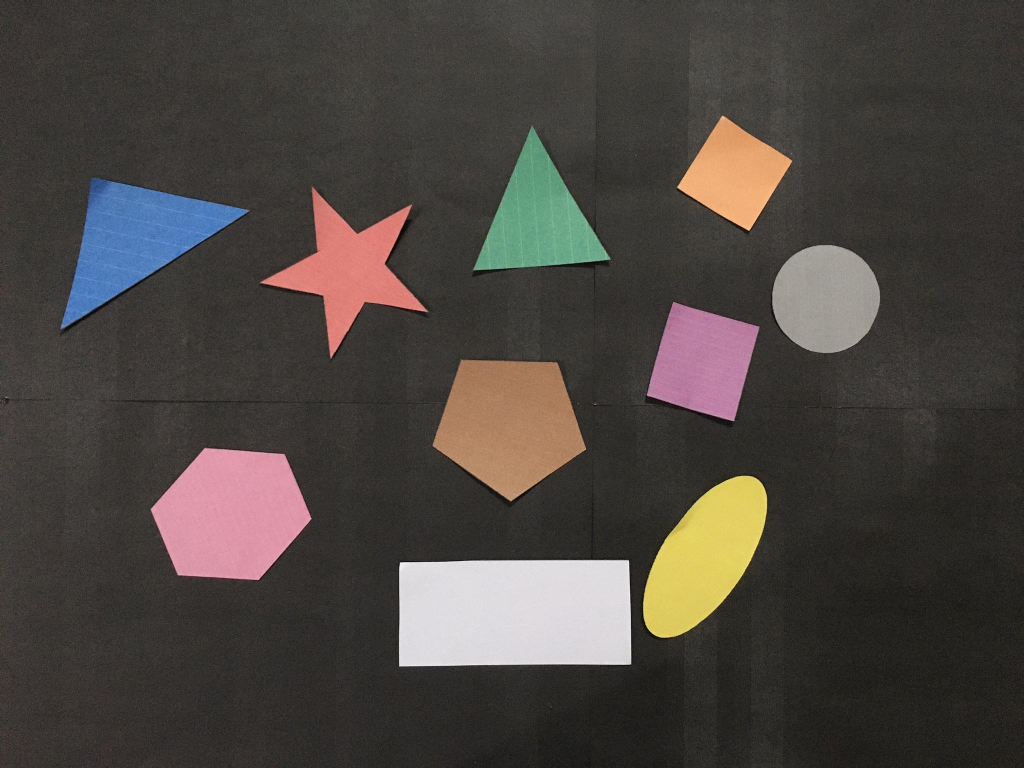
#> input picture test1.jpg, 2048 x 1536 px, found by its file name (shown at 1/2 size)
$ python draft1.py
#> lines starting #> are read from the running program, lines starting #| are printed output that depends on the picture; after the words box and inside, x2 and y2 are one past the last pixel; in counts of white or black regions, pixels touching at a corner belong together
import cv2
import numpy as np

def isColor(color):
    # color[0] = color[0]*2
    if 0<=color[0]<=180 and 0<=color[1]<255 and color[2]<25:
        return 'Black'
    elif 0<=color[0]<=180 and color[1]<50 and 180<=color[2]:
        return 'White'
    elif 0<=color[0]<=180 and color[1]<50 and 50<=color[2]<=180:
        return 'Gray'
    elif 5<=color[0]<25 and 25<=color[1] and 25<=color[2]:
        return 'Brown'

    elif (color[0]<10 or 175<=color[0]) and 25<=color[1] and 25<=color[2]:
        return 'Red'
    # elif (color[0]<15 or 345<=color[0]) and color[1]<179 and 25<=color[2]:
    #     return 'Pink'

    elif 10<=color[0]<25 and 25<=color[1] and 25<=color[2]:
        return 'Orange'

    elif 25<=color[0]<35 and 25<=color[1] and 25<=color[2]:
        return 'Yellow'
    elif 35<=color[0]<90 and 25<=color[1] and 25<=color[2]:
        # print(color)
        return 'Green'
    # elif 106<=color[0]<127 and 38<=color[1] and 25<=color[2]:
    #     return 'Blue-Green'
    elif 110<=color[0]<130 and 25<=color[1] and 25<=color[2]:
        return 'Blue'
    elif 130<=color[0]<160 and 25<=color[1] and 25<=color[2]:
        return 'Purple'
    # elif 220<=color[0]<255 and 38<=color[1]<127 and 25<=color[2]:
    #     return 'Light-Purple'
    elif 160<=color[0]<175 and 25<=color[1] and 25<=color[2]:
        return 'Pink'

def img():
    img = './test1.jpg'
    img = cv2.imread(img)
#> img is the input picture: shape (1536, 2048, 3); mean B, G, R 64.2, 68.7, 74.4
    # img = cv2.imread(i)
    h,w,c = img.shape
#> h = 1536; w = 2048; c = 3
    newWidth = 800
    newHight = newWidth*h//w
#> newHight = 600
    img = cv2.resize(img,(newWidth,newHight),interpolation = cv2.INTER_AREA)
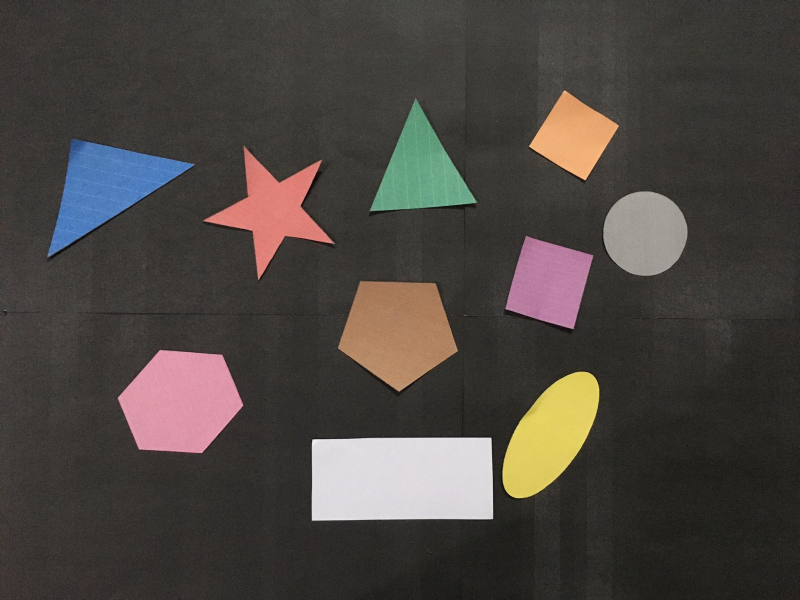
#> img: shape (600, 800, 3); mean B, G, R 64.2, 68.7, 74.4
    img_gray = cv2.cvtColor(img,cv2.COLOR_BGR2GRAY)
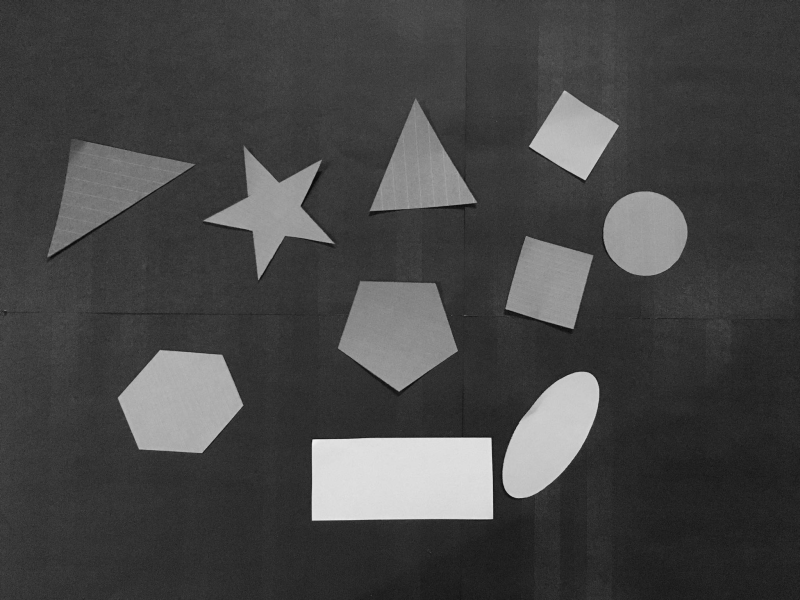
#> img_gray: shape (600, 800); min 7, max 240, mean 70
    _,binary = cv2.threshold(img_gray,70,255,cv2.THRESH_BINARY)
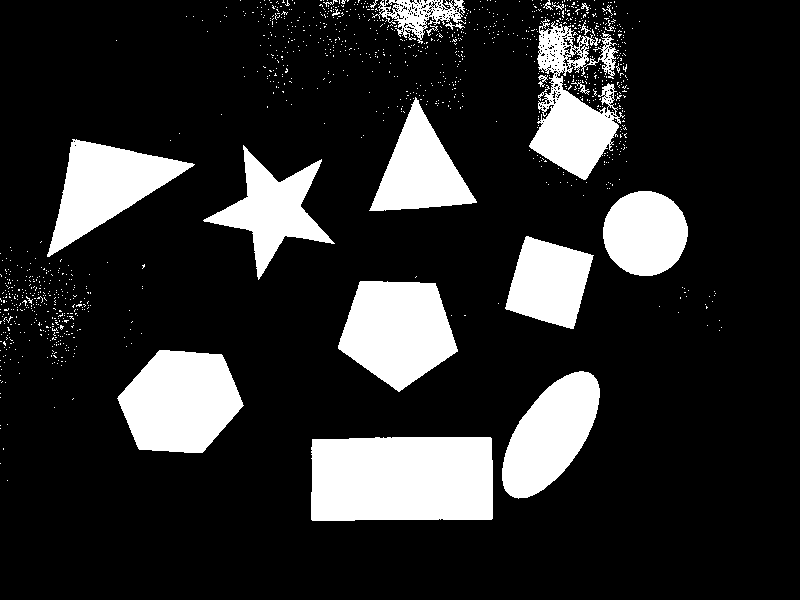
#> binary: shape (600, 800); 17.4% white; 1193 white regions (1169 under 20 px), largest, box (x1, y1, x2, y2) and area: (311, 437, 493, 521) 14966, (117, 350, 244, 453) 9578, (338, 281, 458, 392) 9206
    kernal = np.ones((5,5), np.uint8)
    # kernal2 = np.ones((9,9), np.uint8)
    hsv = cv2.cvtColor(img, cv2.COLOR_BGR2HSV)
#> hsv: shape (600, 800, 3); mean H, S, V 30.1, 37.9, 76.9
    cv2.imshow('hsv',hsv)
    erosion = cv2.erode(binary,kernal)
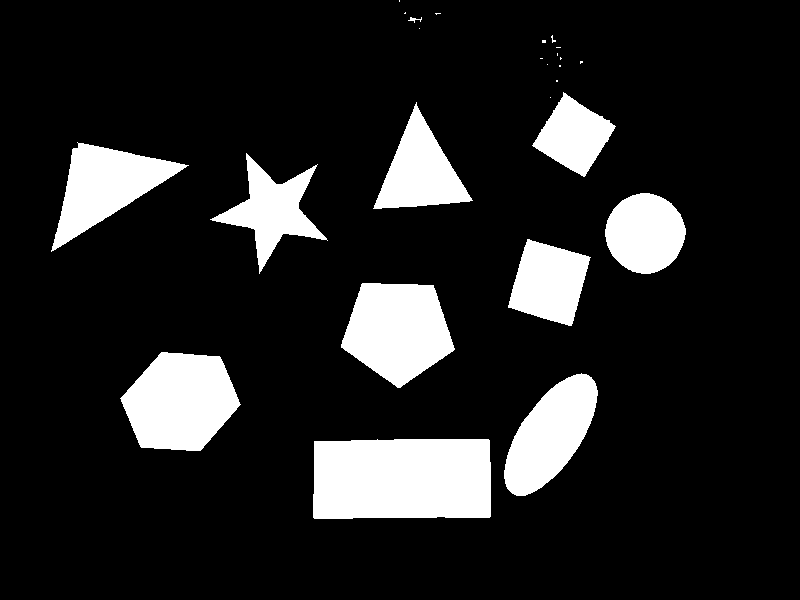
#> erosion: shape (600, 800); 14.1% white; 26 white regions (15 under 20 px)
    cv2.imshow('erosion',erosion)
    contours , hierarchy = cv2.findContours(erosion, cv2.RETR_TREE, cv2.CHAIN_APPROX_NONE)
#> contours = 26 contours, 16 with area under 20; largest, box (x1, y1, x2, y2) and area: (313, 439, 491, 519) 13644, (120, 352, 241, 451) 8526, (341, 283, 455, 388) 8143, (504, 373, 598, 496) 6526, (51, 142, 189, 252) 6366
    for contour in contours:
        approx = cv2.approxPolyDP(contour, 0.01* cv2.arcLength(contour, True), True)
        cv2.drawContours(img, [approx], 0, (255, 255, 255), 5)
        x = approx.ravel()[0]
        y = approx.ravel()[1] - 5
        M = cv2.moments(contour)
        cX = int(M["m10"] / (M["m00"]+1))
        cY = int(M["m01"] / (M["m00"]+1))

        color = str(isColor(hsv[cY,cX]))
        print(hsv[cY,cX])
        # color = 'Unknow'
        if len(approx) == 3:
            cv2.putText( img, "Triangle, "+color, (x, y), cv2.FONT_HERSHEY_SIMPLEX, 0.5, (255, 255, 255),1 )
        elif len(approx) == 4 :
            cv2.putText(img, "rectangle, "+color, (x, y), cv2.FONT_HERSHEY_SIMPLEX, 0.5, (255, 255, 255),1)

        elif len(approx) == 5 :
            cv2.putText(img, "pentagon, "+color, (x, y), cv2.FONT_HERSHEY_SIMPLEX, 0.5, (255, 255, 255),1)
        elif len(approx) == 10 :
            cv2.putText(img, "star, "+color, (x, y), cv2.FONT_HERSHEY_SIMPLEX, 0.5, (255, 255, 255),1)
        elif len(approx) == 6 :
            cv2.putText(img, "Hexagon, "+color, (x, y), cv2.FONT_HERSHEY_SIMPLEX, 0.5, (255, 255, 255),1)
        elif len(approx) == 8 :
            cv2.putText(img, "Octagon, "+color, (x, y), cv2.FONT_HERSHEY_SIMPLEX, 0.5, (255, 255, 255),1)
        else:
            cv2.putText(img, "circle, "+color, (x, y), cv2.FONT_HERSHEY_SIMPLEX, 0.5, (255, 255, 255),1)
#> this loop made 26 passes
#> (approx, x, y, cX, cY, color) on passes 1, 5, 8, 9, 10, 11, 12, 13: ([[314, 441], [314, 518], [490, 516], [488, 439]], 314, 436, 401, 478, 'White'), ([[527, 239], [508, 307], [571, 325], [590, 257]], 527, 234, 548, 282, 'Pink'), ([[51, 251], [188, 165], [77, 142]], 51, 246, 105, 185, 'None'), ([[416, 102], [373, 208], [472, 200]], 416, 97, 419, 171, 'Green'), ([[550, 97]], 550, 92, 0, 0, 'Gray'), ([[563, 92], [532, 145], [584, 176], [615, 126]], 563, 87, 573, 135, 'Brown'), ([[556, 80], [556, 81], [557, 81], [557, 80]], 556, 75, 278, 40, 'Gray'), ([[559, 65], [559, 66], [560, 66], [560, 65]], 559, 60, 279, 32, 'Gray')
#> (x, y, cX, cY, color) on passes 2, 3, 4, 6, 7, 15: (588, 370, 550, 434, 'Yellow'), (161, 347, 180, 401, 'Pink'), (361, 279, 397, 330, 'Brown'), (640, 188, 644, 232, 'Gray'), (317, 159, 271, 209, 'Red'), (580, 56, 414, 44, 'Gray')
#| [156   6 222]
#| [ 25 147 226]
#| [172  83 225]
#| [ 13 114 176]
#| [163  84 183]
#| [ 21  16 161]
#| [  2 116 225]
#| [108 140 195]
#> (further printed lines are left out)
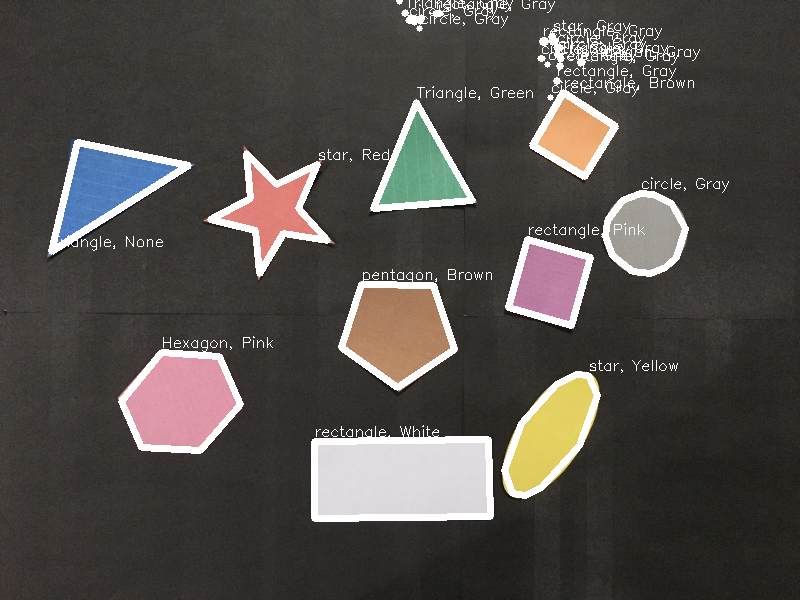
#> img: shape (600, 800, 3); 6.16% of pixels changed, all inside (x1, y1, x2, y2) = (48, 0, 729, 522)

    cv2.imshow('shapes', img)
    cv2.imshow('binary',binary)
    # cv2.imshow('img',img)
    cv2.waitKey(0)

# [49 lines left out: function vdo, not called in this run]

# vdo()
img()
